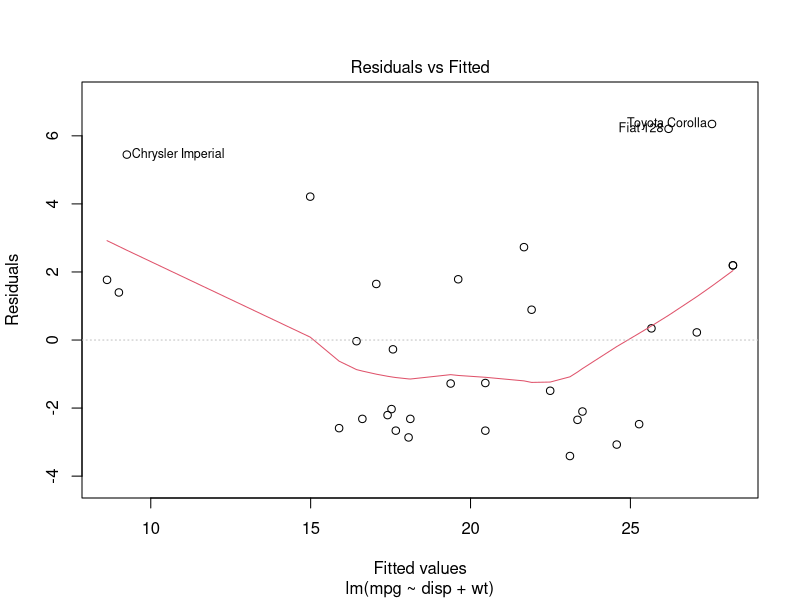

Write R code to recreate this figure.
## ---- chunk 1
out = lm(mpg ~ disp + wt, data = mtcars)
## ---- chunk 2
library(knitr)
kable(summary(out)$coef, digits=2, caption="Regression table")
## ---- chunk 3
plot(out, which=1)
